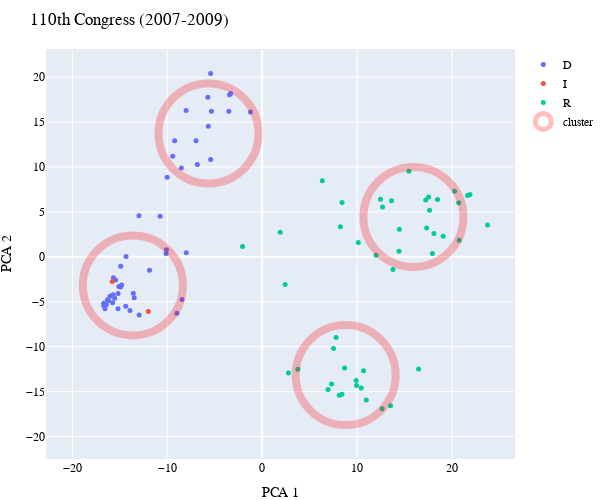

Source (notebook cell):
### Markdown cell above
### 103th Congerss (1993-1995)

The 103th Senate voting topology clearly seperates senators by their party, with the democrats forming a close knit cluster, while the republicans are more spread out. 

Two notable exceptions are Senator Shelby and Senator Jeffords. Senator Shelby voted more often along the Republican line and similarily, Senator Jeffords voted more often along the Democratic line. Unsurprisingly, both of the senators ended up eventually leaving their party, with Shelby joining the Republican party midway during President Clinton's presidency, and Jeffords leaving the Republican party to become an independent and caucus with the Democrats in 2001.

### Code cell
plot_PCA(2008)

### Figure 1 — Plotly figure (JSON) as saved in the notebook; plotly's stock layout.template omitted (floating-point values rounded to 4 significant figures)
{"data": [{"hovertemplate": "<b>%{text}</b><br><br>", "marker": {"size": 5}, "mode": "markers", "name": "D", "text": ["Daniel Akaka", "Russ Feingold", "Dianne Feinstein", "Tom Harkin", "Sheldon Whitehouse", "Daniel Inouye", "Edward Kennedy", "John Kerry", "Amy Klobuchar", "Herb Kohl", "Mary Landrieu", "Frank Lautenberg", "Patrick Leahy", "Carl Levin", "Blanche Lincoln", "Richard Durbin", "Claire McCaskill", "Barbara Mikulski", "Patty Murray", "Bill Nelson", "E. Nelson", "Barack Obama", "Mark Pryor", "John Reed", "Harry Reid", "Jay Rockefeller", "Ken Salazar", "Charles Schumer", "Debbie Stabenow", "Jon Tester", "James Webb", "Robert Menendez", "Byron Dorgan", "Ron Wyden", "Evan Bayh", "Christopher Dodd", "Robert Byrd", "Maria Cantwell", "Sherrod Brown", "Benjamin Cardin", "Barbara Boxer", "Kent Conrad", "Thomas Carper", "Joseph Biden", "Max Baucus", "Bob Casey", "Jeff Bingaman", "Hillary Clinton"], "type": "scatter", "x": [-16.02, -5.721, -15.18, -9.417, -16.55, -3.434, -10.12, -14.91, -15.75, -15.53, -1.236, -14.9, -16.42, -16.69, -11.86, -15.66, -5.418, -15.18, -10.0, -14.37, -8.973, -7.986, -10.08, -15.44, -13.92, -6.825, -13.47, -16.68, -12.97, -6.96, -13.57, -8.004, -8.509, -15.7, -8.443, -5.428, -3.315, -15.09, -16.18, -16.3, -9.211, -10.75, -12.95, -5.668, -5.342, -14.8, -14.33, -3.506], "y": [-4.396, 17.76, -4.088, 11.18, -5.776, 18.05, 0.3671, -3.37, -5.114, -4.625, 16.12, -1.054, -5.325, -5.18, -1.502, -2.324, 10.83, -5.789, 8.855, -5.505, -6.273, 0.4621, 0.7807, -2.583, -5.965, 10.27, -4.543, -5.441, 4.561, 12.91, -4.047, 16.29, 9.881, -4.228, -4.743, 20.4, 18.17, -3.316, -4.887, -4.78, 12.91, 4.51, -6.477, 14.53, 16.2, -3.131, 0.04694, 16.21]}, {"hovertemplate": "<b>%{text}</b><br><br>", "marker": {"size": 5}, "mode": "markers", "name": "I", "text": ["Joe Lieberman", "Bernard Sanders"], "type": "scatter", "x": [-11.99, -15.79], "y": [-6.079, -2.752]}, {"hovertemplate": "<b>%{text}</b><br><br>", "marker": {"size": 5}, "mode": "markers", "name": "R", "text": ["Robert Bennett", "Christopher Bond", "Pat Roberts", "Elizabeth Dole", "Jeff Sessions", "Richard Shelby", "Gordon Smith", "Olympia Snowe", "Arlen Specter", "Ted Stevens", "John Sununu", "A. Allard", "John Thune", "David Vitter", "George Voinovich", "John Warner", "Lamar Alexander", "Samuel Brownback", "Jim Bunning", "Mitch McConnell", "Lisa Murkowski", "John Ensign", "Michael Enzi", "James DeMint", "Mike Crapo", "Lindsey Graham", "Charles Grassley", "Judd Gregg", "Chuck Hagel", "Larry Craig", "Orrin Hatch", "Kay Hutchison", "John Cornyn", "Bob Corker", "Johnny Isakson", "Susan Collins", "Norm Coleman", "Thad Cochran", "Jon Kyl", "Tom Coburn", "Saxby Chambliss", "Richard Lugar", "Mel Martinez", "Pete Domenici", "Richard Burr", "Jim Inhofe"], "type": "scatter", "x": [7.522, 7.314, 6.944, 7.791, 10.97, 17.23, 6.335, -2.062, 2.426, 2.771, 13.78, 21.89, 17.64, 20.27, 8.249, 10.13, 14.45, 8.41, 19.07, 10.68, 3.768, 12.64, 21.64, 23.74, 17.33, 9.905, 17.54, 17.94, 13.63, 18.47, 8.122, 14.42, 18.1, 8.693, 9.943, 1.907, 8.416, 15.46, 13.53, 16.48, 10.44, 12.69, 12.0, 12.47, 20.7, 20.76], "y": [-10.21, -14.16, -14.76, -8.973, -15.94, 6.333, 8.465, 1.138, -3.092, -12.92, -1.411, 6.925, 5.175, 7.304, 3.333, 1.584, 3.082, -15.29, 2.28, -12.67, -12.52, -16.91, 6.814, 3.546, 3.206, -13.75, 6.658, 0.3634, 6.242, 6.391, -15.4, 0.6224, 2.592, -12.37, -14.32, 2.732, 6.058, 9.522, -16.59, -12.49, -14.59, 5.549, 0.1707, 6.415, 6.024, 1.849]}, {"hoverinfo": "none", "marker": {"color": "rgba(0, 0, 0, 0)", "line": {"color": "red", "width": 8}, "size": 100}, "mode": "markers", "name": "cluster", "opacity": 0.25, "type": "scatter", "x": [15.94, -13.62, -5.652, 8.798], "y": [4.427, -3.184, 13.72, -13.16]}], "layout": {"font": {"color": "#000000", "family": "Courier New, monospace", "size": 12}, "height": 500, "margin": {"b": 10, "l": 15, "pad": 1, "r": 1, "t": 50}, "title": {"text": "110th Congress (2007-2009)"}, "width": 600, "xaxis": {"title": {"text": "PCA 1"}}, "yaxis": {"title": {"text": "PCA 2"}}}}
